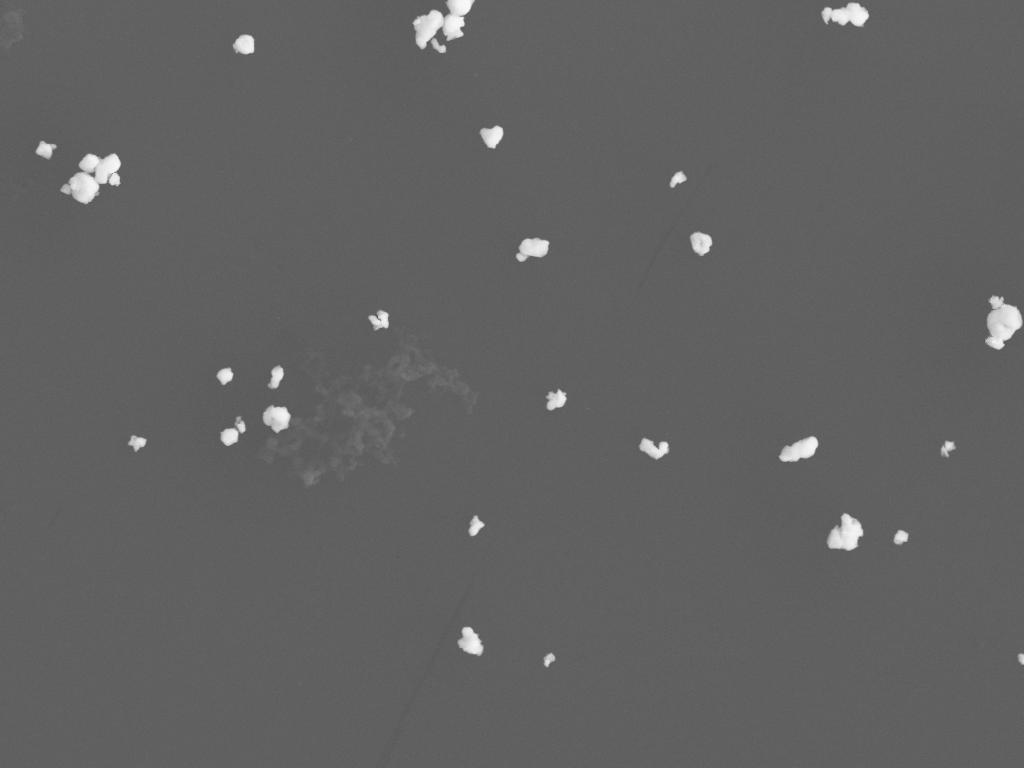
#> input picture 2y-08WC-SDS1h-12PAH2h-wc30m-07.png, 1024 x 768 px
$ python autoDrawnVersion.py
#> lines starting #> are read from the running program, lines starting #| are printed output that depends on the picture; after the words box and inside, x2 and y2 are one past the last pixel; in counts of white or black regions, pixels touching at a corner belong together; long printed decimals are rounded
import cv2
import numpy as np
import matplotlib.pyplot as plt


def merge_overlapping_contours(contours):
    merged_contours = []  # 存储合并后的轮廓
    sorted_contours = sorted(
        contours, key=cv2.contourArea, reverse=True)  # 按面积从大到小排序

    for current_contour in sorted_contours:
        merged = False

        # 检查当前轮廓是否与已合并的轮廓重叠
        for merged_contour in merged_contours:
            # 计算当前轮廓与已合并轮廓的交集
            intersection = cv2.bitwise_and(current_contour, merged_contour)

            # 如果交集面积大于0，则说明存在重叠
            if cv2.contourArea(intersection) > 0:
                # 合并两个轮廓
                merged_contour = cv2.add(current_contour, merged_contour)
                merged = True
                break

        # 如果当前轮廓没有与任何已合并的轮廓重叠，则将其添加到合并列表中
        if not merged:
            merged_contours.append(current_contour)

    return merged_contours


# 读取图像
image = cv2.imread('2y-08WC-SDS1h-12PAH2h-wc30m-07.png')
#> image is the input picture: shape (768, 1024, 3); min 87, max 248, mean 98.1

src = image.copy()

# 边缘保留滤波EPF去噪，sp、sr分别表示空间窗口大小、色彩空间窗口大小
blur = cv2.pyrMeanShiftFiltering(image, sp=21, sr=55)

# 转成灰度图像
gray = cv2.cvtColor(blur, cv2.COLOR_BGR2GRAY)

# 使用otsu算法得到二值图像区间阈值
ret, binary = cv2.threshold(gray, 0, 255, cv2.THRESH_BINARY + cv2.THRESH_OTSU)
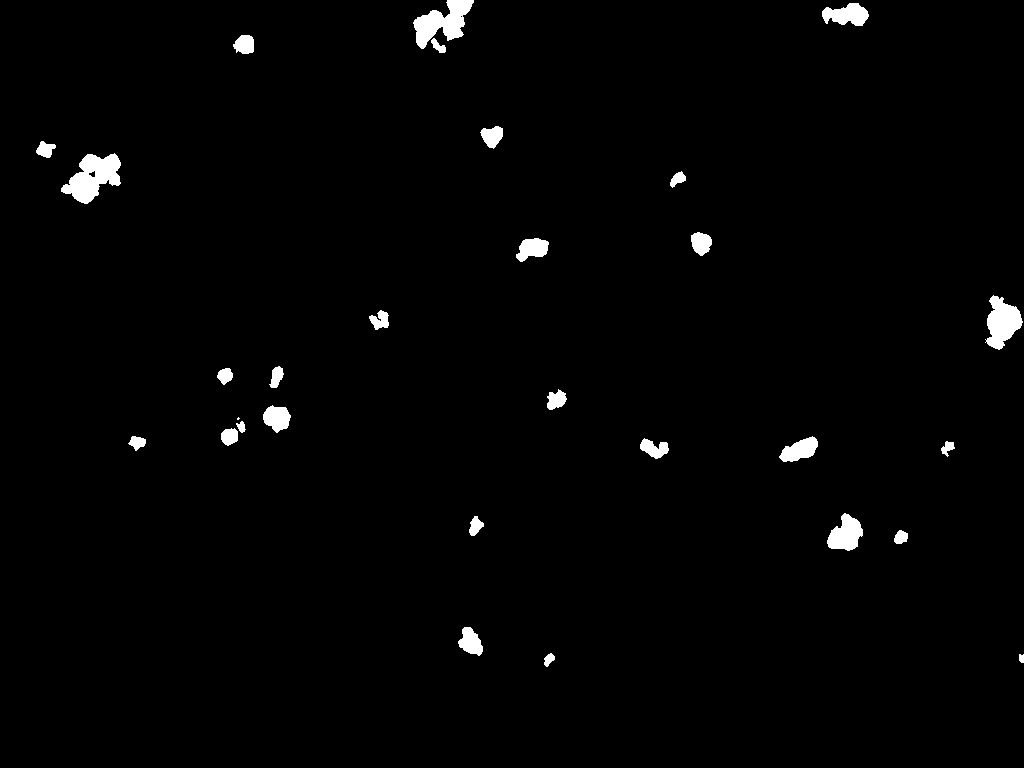
#> binary: shape (768, 1024); 1.5% white; 29 white regions (1 under 20 px), largest, box (x1, y1, x2, y2) and area: (61, 153, 121, 204) 1701, (413, 0, 474, 49) 1505, (985, 295, 1023, 350) 1248
#> ret = 155

# 距离变换
dist = cv2.distanceTransform(binary, cv2.DIST_L2, 5)
dist_out = cv2.normalize(dist, 0, 1.0, cv2.NORM_MINMAX)

# threshold_values = [0.06,0.1,0.17,0.2,0.26] # 自定义多个阈值10withlogo
# threshold_values = [0.2, 0.21, 0.41, 0.51, 0.52, 0.597]  # 自定义多个阈值10nologo
threshold_values = [0.23, 0.29,  0.37, 0.5, 0.42, 0.43]  # 自定义多个阈值07nologo
multiplied_values = [value * dist_out.max() for value in threshold_values]
#> multiplied_values = [0.00676, 0.00853, 0.0109, 0.0147, 0.0124, 0.0126]
print(multiplied_values)
#| [0.006764, 0.008529, 0.01088, 0.01471, 0.01235, 0.01265]

segmented_images = []
for threshold in threshold_values:
    _, surface = cv2.threshold(
        dist_out, threshold * dist_out.max(), 255, cv2.THRESH_BINARY)
    sure_fg = np.uint8(surface)

    # 使用连通组件分析算法，得到初始标记图像
    ret, markers = cv2.connectedComponents(sure_fg)
    markers = markers + 1

    # 对二值图像进行膨胀处理，得到未知区域的标记
    kernel = np.ones((3, 3), np.uint8)
    binary = cv2.morphologyEx(binary, cv2.MORPH_DILATE, kernel, iterations=1)
    unknown = binary - sure_fg

    # 未知区域标记为0
    markers[unknown == 255] = 0

    # 分水岭算法分割
    markers = cv2.watershed(image, markers=markers)
    segmented_images.append(markers)
#> this loop made 6 passes
#> ret on passes 1 to 6: 30, 29, 25, 19, 21, 21
#> pass 1, `markers = markers + 1`:
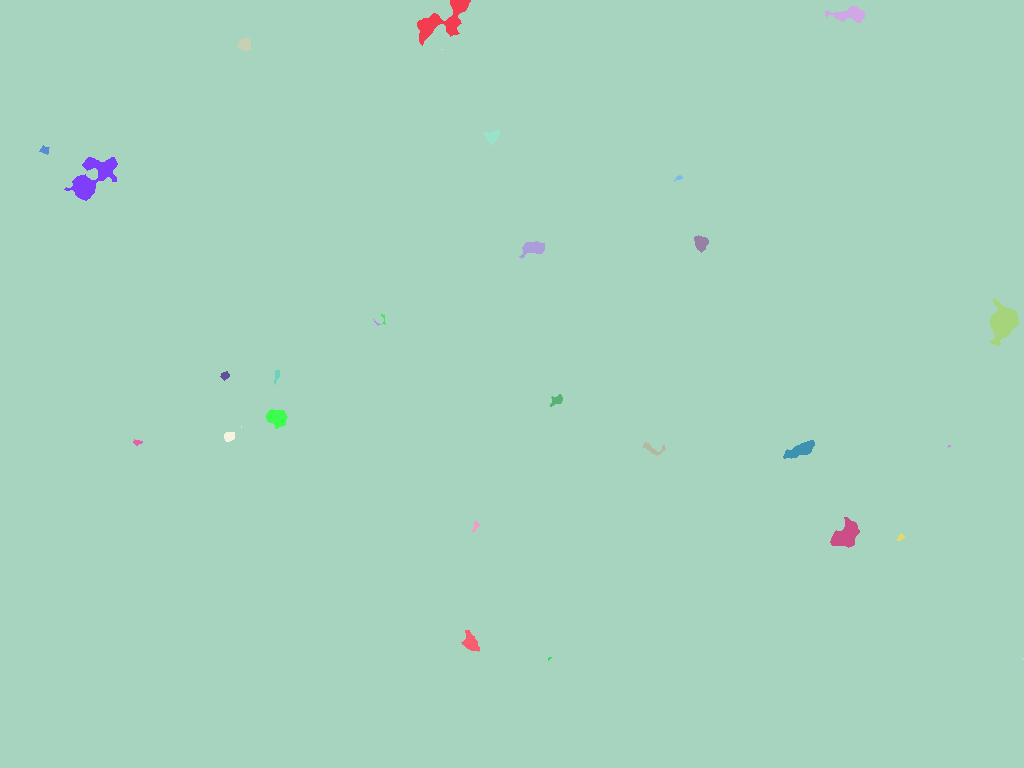
#> markers: shape (768, 1024) int32; 30 distinct labels, from 1 to 30; one colour per label, 0 black
#> after the loop: binary: shape (768, 1024); 4% white; 26 white regions, largest, box (x1, y1, x2, y2) and area: (55, 147, 127, 210) 3329, (407, 0, 480, 59) 3202, (979, 289, 1024, 356) 2468
#> after the loop:
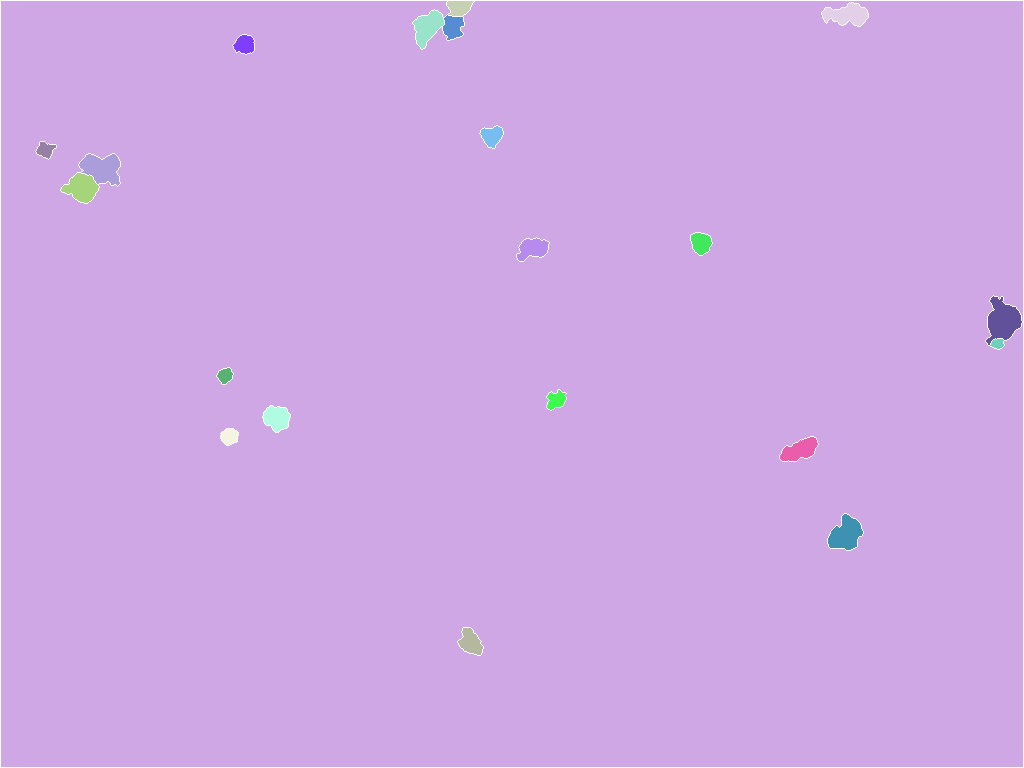
#> markers: shape (768, 1024) int32; 22 distinct labels, from -1 to 21; one colour per label, 0 black, -1 white
#> after the loop: sure_fg: shape (768, 1024); 0.25% white; 20 white regions (5 under 20 px), largest, box (x1, y1, x2, y2) and area: (993, 309, 1016, 337) 390, (834, 523, 856, 544) 245, (75, 178, 93, 197) 230
#> after the loop, segmented_images = 6 items

# 将所有分割结果叠加在一起
combined_markers = np.zeros_like(segmented_images[0])
for markers in segmented_images:
    combined_markers += markers
#> this loop made 6 passes

# 将分割结果可视化显示在原图上
min_val, max_val, _, _ = cv2.minMaxLoc(combined_markers)
#> min_val = -6; max_val = 143
markers_8u = np.uint8(combined_markers)

colors = [(255, 0, 0), (0, 255, 0), (0, 0, 255), (255, 255, 0),
          (255, 0, 255), (0, 255, 255), (255, 128, 0), (255, 0, 128),
          (128, 255, 0), (128, 0, 255), (255, 128, 128), (128, 255, 255)]
# edge_image = src.copy()
# 初始化一个字典来存储合并后的区域
merged_regions = {}
for i in range(2, int(max_val + 1)):
    ret, thres1 = cv2.threshold(markers_8u, i - 1, 255, cv2.THRESH_BINARY)
    ret2, thres2 = cv2.threshold(markers_8u, i, 255, cv2.THRESH_BINARY)
    mask = thres1 - thres2
    contours, hierarchy = cv2.findContours(
        mask, cv2.RETR_EXTERNAL, cv2.CHAIN_APPROX_NONE)
    print(len(contours))
# 忽略背景
    if i != len(threshold_values):
        for contour in contours:
            # 计算每个等值线的面积
            area = cv2.contourArea(contour)

            # 为要保留的区域的最小区域设置阈值
            min_area_threshold = 20

            if area >= min_area_threshold:
                # 绘制面积高于阈值的区域的等值线
                # cv2.drawContours(image, [contour], -1, colors[(i - 2) % len(colors)], -1)

                # 将合并的区域存储在字典中
                if i in merged_regions:
                    merged_regions[i].append(contour)
                else:
                    merged_regions[i] = [contour]
#> this loop made 142 passes
#> contours on passes 2, 4, 12, 13, 14, 27, 29, 40, 41, 42, 43, 46: 4 contours, all with area under 20, [[[443, 25], [442, 26]]], [[[95, 181], [95, 182]]], 1 contour, all with area under 20, 1 contour, all with area under 20, [[[903, 541], [902, 542]]], [[[49, 157], [48, 158]]], 1 contour, all with area under 20, 3 contours, all with area under 20, 3 contours, all with area under 20, 3 contours, all with area under 20, 1 contour, all with area under 20
#| 5
#| 4
#| 10
#| 1
#| 1
#| 0
#| 0
#| 0
#> (further printed lines are left out)
#> pass 1, `ret, thres1 = cv2.threshold(markers_8u, i - 1, 255, cv2.THRESH_BINARY)`:
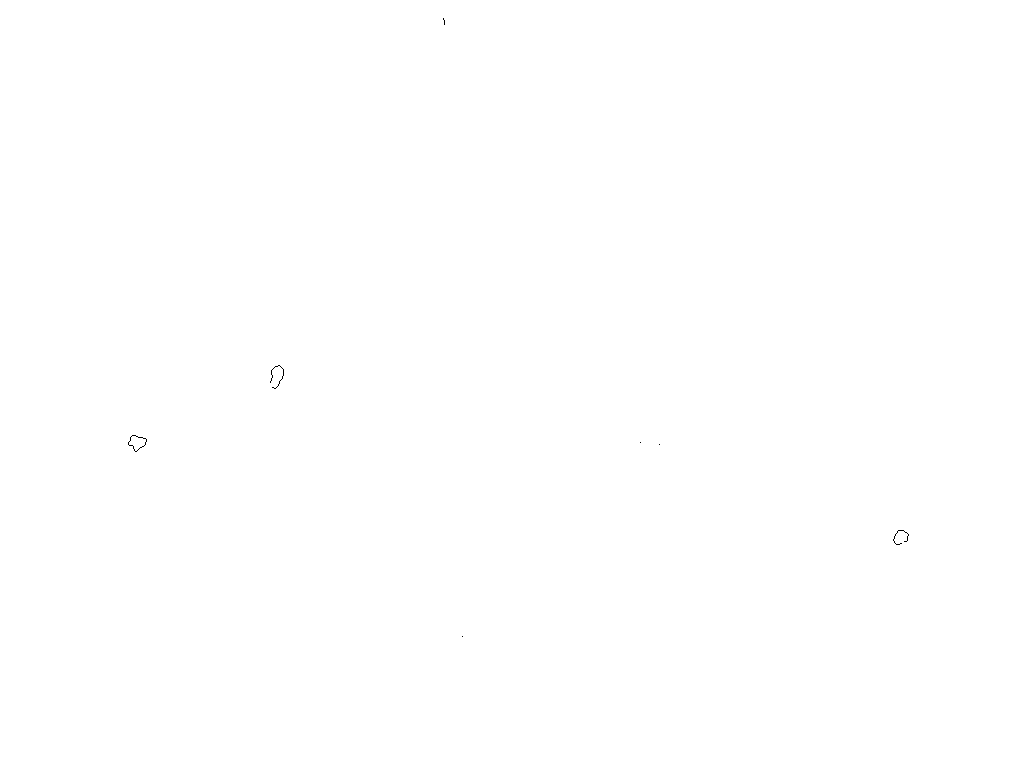
#> thres1: shape (768, 1024); 100% white; black in thin lines or dots, all inside (x1, y1, x2, y2) = (128, 18, 909, 637)
#> after the loop: mask: shape (768, 1024); 0.05% white; 1 white region, box (x1, y1, x2, y2) and area: (458, 628, 483, 655) 420
#> after the loop, merged_regions = 40 items

# Calculate equivalent circular diameter (ECD) for each contour
ecd_values = []
for key in merged_regions:
    for contour in merged_regions[key]:
        # 绘制面积标签在粒子上
        M = cv2.moments(contour)
        cx = int(M["m10"] / M["m00"])
        cy = int(M["m01"] / M["m00"])
        cv2.drawMarker(image, (cx, cy), (0, 0, 255), 1, 10, 1)
        area = cv2.contourArea(contour)
        ecd = np.sqrt((4 * area) / np.pi)
        ecd_values.append(ecd)
#> this loop made 40 passes
#> key on passes 1 to 12: 2, 4, 10, 12, 18, 19, 20, 21, 22, 23, 24, 29
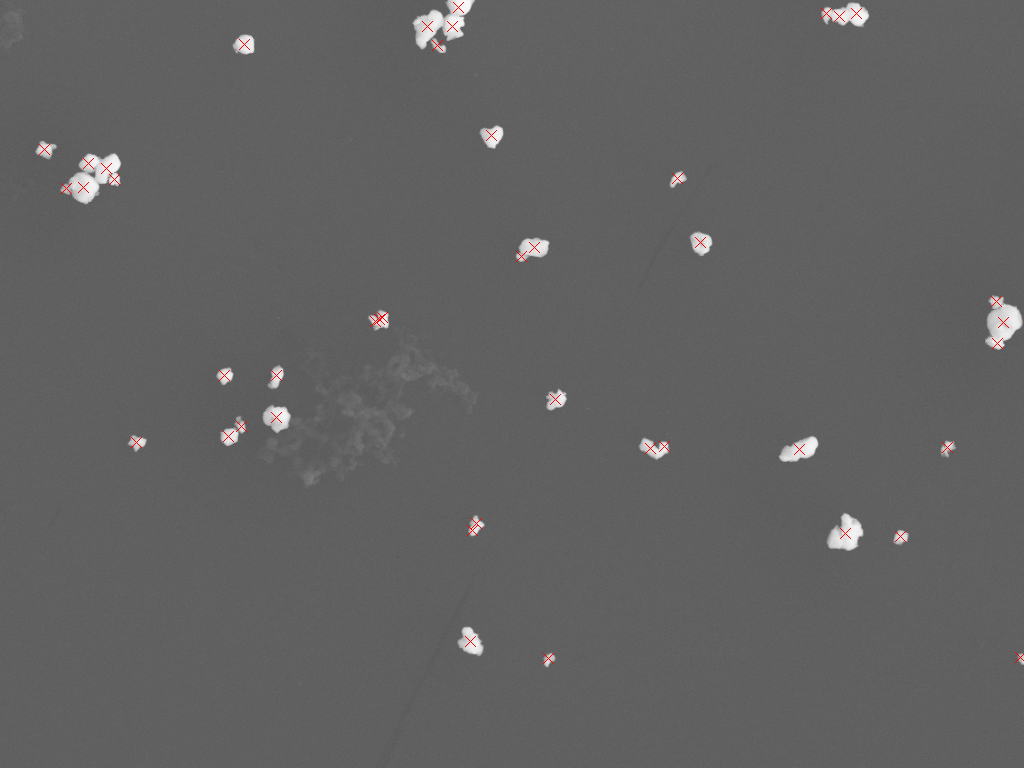
#> image: shape (768, 1024, 3); 0.11% of pixels changed, all inside (x1, y1, x2, y2) = (39, 2, 1024, 664)
#> after the loop, ecd_values = 48 values, max 33.06 at index 37, min 5.17 at index 20, mean 15.22

print(len(ecd_values))
#| 48

cv2.imshow("Image", image)
cv2.waitKey(0)
cv2.destroyAllWindows()
# Plot PSD graph
bins = np.linspace(5, 35, 11)
plt.hist(ecd_values, bins=bins, edgecolor='black')
plt.xlabel('Equivalent Diameter')
plt.ylabel('Count')
plt.title('Particle Size Distribution (hand)')
plt.show()
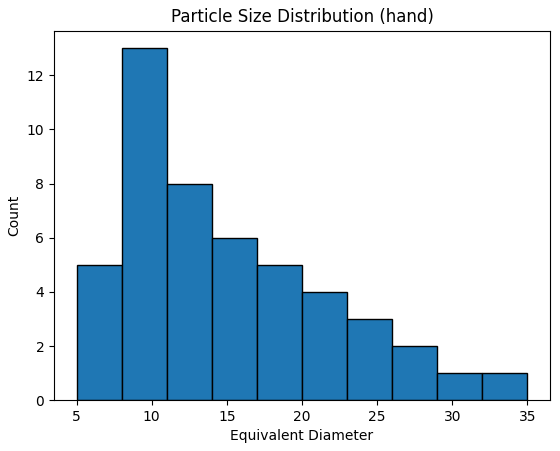
#> figure drawn by matplotlib, 1 panel; tallest bar 13 high, from x = 8 to 11
